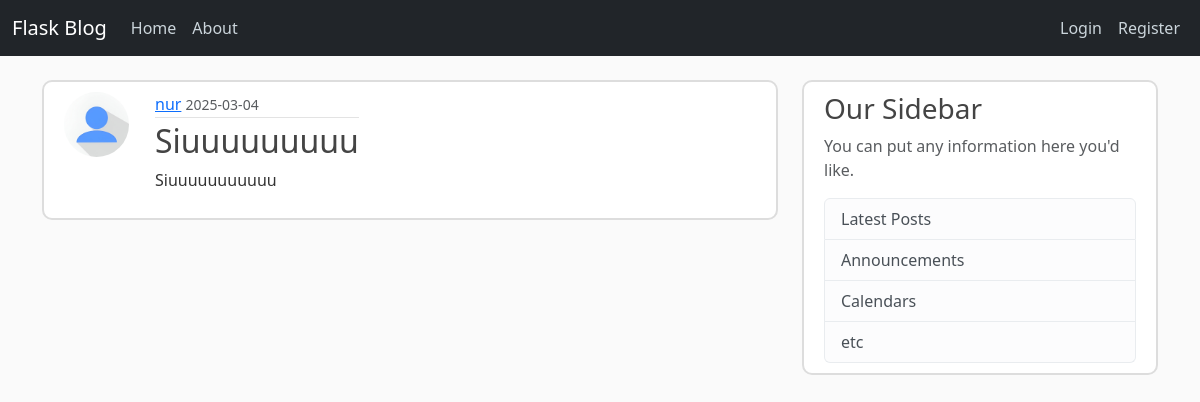
The page /post/32 on the database as committed earlier.
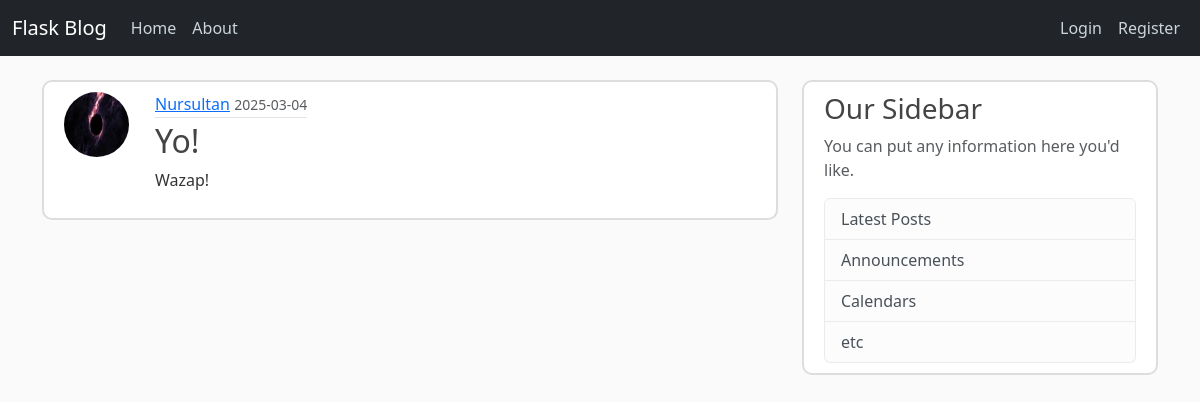
The same page on the database as committed later.
### flaskblog/models.py (models this page shows, shortened)
class User(db.Model, UserMixin):
    id = db.Column(db.Integer, primary_key=True)
    username = db.Column(db.String(20), unique=True, nullable=False)
    email = db.Column(db.String(120), unique=True, nullable=False)
    image_file = db.Column(db.String(20), nullable=False, default='default.jpg')
    password = db.Column(db.String(60), nullable=False)
    posts = db.relationship('Post', backref='author', lazy=True)

class Post(db.Model):
    id = db.Column(db.Integer, primary_key=True)
    title = db.Column(db.String(20), nullable=False)
    date_posted = db.Column(db.DateTime, nullable=False, default=datetime.now)
    content = db.Column(db.Text, nullable=False)
    user_id = db.Column(db.Integer, db.ForeignKey('user.id'), nullable=False)

### flaskblog/posts/routes.py (the view)
@posts.route('/post/<int:post_id>')
def post(post_id):
    post = Post.query.get_or_404(post_id)
    return render_template('post.html', title=post.title, post=post)

### flaskblog/templates/post.html (shortened to what this page needs)
{% extends 'layout.html' %}
{% block content %}
    <article class="media content-section">
      <img class="rounded-circle article-img" src="{{ url_for('static', filename='profile_pics/' + post.author.image_file) }}">
      <div class="media-body">
        <div class="article-metadata">
          <a class="mr-2" href="{{ url_for('users.user_posts', username=post.author.username) }}">{{ post.author.username }}</a>
          <small class="text-muted">{{ post.date_posted.strftime('%Y-%m-%d') }}</small>
        </div>
        <h2 class="article-title">{{ post.title }}</h2>
        <p class="article-content">{{ post.content }}</p>
      </div>
    </article>
{% endblock content %}

Rows that differ between the two databases and show on the page:
no longer on this page (row unchanged): User: image_file (placeholder picture), author.username "nur"
now on this page (row edited): User: image_file (picture), author.username "Nursultan"
changed Post: title "Siuuuuuuuuu" → "Yo!"; content "Siuuuuuuuuuuu" → "Wazap!"
